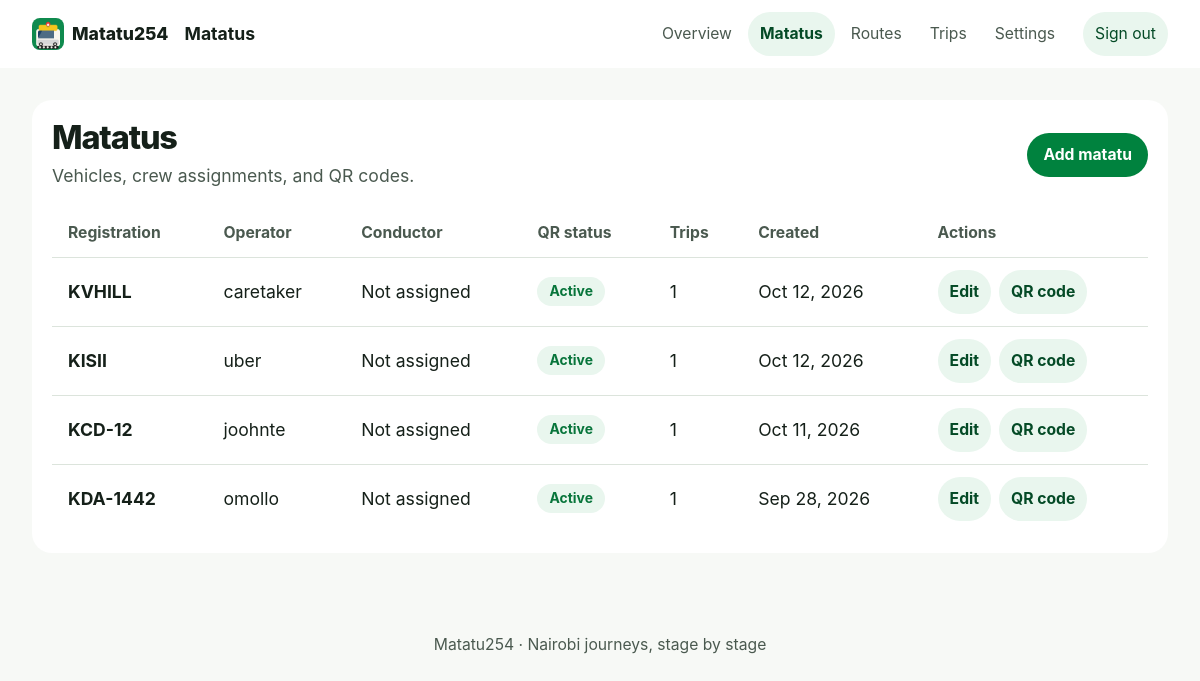
/management/matatus/ (signed in), run on the app's committed database.
### fleet/models.py (models this page shows, shortened)
class Matatu(models.Model):
	registration_number = models.CharField(max_length=20, unique=True)
	operator = models.CharField(max_length=255)
	owner = models.ForeignKey(settings.AUTH_USER_MODEL, on_delete=models.CASCADE, related_name="matatus", null=True, blank=True)
	created_at = models.DateTimeField(auto_now_add=True)

class QRCode(models.Model):
	class Status(models.TextChoices):
		ACTIVE = "active", "Active"
		INACTIVE = "inactive", "Inactive"
	matatu = models.OneToOneField(
		Matatu,
		on_delete=models.CASCADE,
		related_name="qr_code",
	)
	code_value = models.TextField(unique=True)
	status = models.CharField(
		max_length=8,
		choices=Status.choices,
		default=Status.ACTIVE,
	)

### management/views.py (the view)
# urls.py: path("matatus/", views.matatu_list, name="matatu-list"),
@login_required
@user_passes_test(is_admin)
def matatu_list(request):
    matatus = Matatu.objects.annotate(
        trip_count=Count('activetrip'),
        qr_status=Count('qr_code')
    ).order_by('-created_at')
    return render(request, "management/matatu_list.html", {'matatus': matatus})

### management/views.py (called while the page is built)
def is_admin(user):
    return user.is_authenticated and user.role == 'ADMIN'

### management/templates/management/matatu_list.html (shortened to what this page needs)
{% extends 'base.html' %}
{% block app_title %}Matatus{% endblock %}
{% block content %}
<section class="page-shell admin-list">
  <header class="page-heading"><div><h1>Matatus</h1><p>Vehicles, crew assignments, and QR codes.</p></div><a class="btn btn-primary" href="{% url 'management:matatu-create' %}">Add matatu</a></header>
  {% if matatus %}
    <div class="surface table-wrap"><table><thead><tr><th>Registration</th><th>Operator</th><th>Conductor</th><th>QR status</th><th>Trips</th><th>Created</th><th>Actions</th></tr></thead><tbody>
      {% for matatu in matatus %}<tr>
        <td><strong>{{ matatu.registration_number }}</strong></td><td>{{ matatu.operator }}</td>
        <td>{{ matatu.conductor.username|default:'Not assigned' }}</td>
        <td>{% if matatu.qr_code %}<span class="badge{% if matatu.qr_code.status == 'active' %} badge-success{% else %} badge-error{% endif %}">{{ matatu.qr_code.get_status_display }}</span>{% else %}<span class="badge">No QR</span>{% endif %}</td>
        <td>{{ matatu.trip_count }}</td><td>{{ matatu.created_at|date:'M j, Y' }}</td>
        <td><div class="table-actions"><a class="btn btn-secondary btn-sm" href="{% url 'management:matatu-edit' matatu.pk %}">Edit</a><a class="btn btn-secondary btn-sm" href="{% url 'management:matatu-qr' matatu.pk %}">QR code</a></div></td>
      </tr>{% endfor %}
    </tbody></table></div>
  {% else %}<div class="surface empty-state"><h2>No matatus yet</h2><p>Add a vehicle to create its QR code and connect a route.</p><a class="btn btn-primary" href="{% url 'management:matatu-create' %}">Add matatu</a></div>{% endif %}
</section>
{% endblock %}

### static/css/tokens.css (style rules this page uses)
:root { color-scheme: light; --brand-50: #e9f6ee; --brand-100: #ccead7; --brand-200: #a1d8b6; --brand-300: #71c18f; --brand-400: #44a96c; --brand-500: #00823e; --brand-600: #08753b; --brand-700: #075f32; --brand-800: #044a26; --brand-900: #03351c; --success: #08753b; --success-soft: #e9f6ee; --warning: #875700; --warning-soft: #fff3d6; --danger: #a33b30; --danger-soft: #fcebe8; --neutral-0: #ffffff; --neutral-50: #f7f9f6; --neutral-100: #edf1ed; --neutral-200: #dce4dc; --neutral-300: #c2cdc4; --neutral-400: #95a198; --neutral-500: #69776e; --neutral-600: #4a594f; --neutral-700: #344238; --neutral-800: #202d24; --neutral-900: #152019; --ink: var(--neutral-900); --ink-muted: var(--neutral-600); --surface: var(--neutral-0); --surface-raised: var(--neutral-0); --background: var(--neutral-50); --border: var(--neutral-200); --focus: #8b5d00; --skip-link-foreground: var(--neutral-0); --font-sans: Inter, ui-sans-serif, system-ui, -apple-system, BlinkMacSystemFont, "Segoe UI", sans-serif; --text-xs: clamp(.8125rem, .78rem + .12vw, .875rem); --text-sm: clamp(.9rem, .86rem + .16vw, .98rem); --text-md: clamp(1rem, .96rem + .2vw, 1.1rem); --text-lg: clamp(1.2rem, 1.06rem + .48vw, 1.5rem); --text-xl: clamp(1.55rem, 1.2rem + 1.1vw, 2.25rem); --text-display: clamp(2.4rem, 1.5rem + 4vw, 4.8rem); --line-tight: 1.08; --line-normal: 1.5; --space-0: 0; --space-1: .25rem; --space-0-25: .0625rem; --space-0-5: .125rem; --space-0-75: .1875rem; --space-1-5: .375rem; --space-2-5: .625rem; --space-3-5: .875rem; --space-2: .5rem; --space-3: .75rem; --space-4: 1rem; --space-5: 1.25rem; --space-6: 1.5rem; --space-8: 2rem; --space-10: 2.5rem; --space-12: 3rem; --space-16: 4rem; --space-20: 5rem; --space-24: 6rem; --space-25: 6.25rem; --space-30: 7.5rem; --page-gutter: clamp(var(--space-4), 4vw, var(--space-8)); --space-fluid-3: 3vw; --space-fluid-4: 4vw; --space-fluid-5: 5vw; --space-fluid-6: 6vw; --space-fluid-auth: 7vh; --page-shell-width: 68rem; --content-width: 76rem; --reading-width: 44rem; --screen-min-width: 20rem; --topbar-height: 3.25rem; --form-panel-width: 34rem; --form-large-width: 48rem; --scan-frame-max: 25rem; --scan-viewfinder-max: 15rem; --qr-image-max: 18.75rem; --stage-sticky-top: 4rem; --bottom-tabs-offset: 4.25rem; --home-min-height: 62vh; --landing-min-height: 75svh; --viewport-min-height: 100vh; --focus-outline-width: .1875rem; --stroke-2: .125rem; --stroke-3: .1875rem; --stroke-4: .25rem; --icon-size: 1.35rem; --route-map-label-size: 14px; --map-min-height: 22rem; --map-min-height-mobile: 15rem; --touch-target: 2.75rem; --border-width: 1px; --link-offset: .18em; --heading-tracking: -.035em; --title-tracking: -.06em; --title-line-height: .98; --small-hover-rise: -.0625rem; --small-press-scale: .97; --meter-line-height: .125rem; --route-stage-line: .1875rem; --scan-frame-width: 70vw; --scan-finder-width: 56vw; --scan-pulse-travel: 6rem; --scan-pulse-opacity: .65; --scan-line-opacity: .55; --scan-marker-scale: 1.18; --count-change-scale: 1.04; --content-arrive-opacity: .35; --tab-arrive-scale: .25; --page-shift-distance: var(--space-4); --table-min-column: 17rem; --qr-page-width: 45rem; --home-route-text-min: 3.5rem; --scan-video-ratio-x: 4; --scan-video-ratio-y: 3; --route-map-ratio-x: 5; --route-map-ratio-y: 3; --scan-window-border: var(--stroke-4); --visually-hidden-size: 1px; --border-radius-full: 50%; --content-stagger-1: 30ms; --content-stagger-2: 60ms; --content-stagger-3: 90ms; --content-stagger-4: 120ms; --content-stagger-5: 150ms; --tabbar-wide-width: 28rem; --tabbar-wide-transform-hidden: 150%; --content-limit-hero-wide: 15ch; --home-route-min-mobile: 2.75rem; --landing-title-mobile-min: 2.7rem; --landing-title-mobile-max: 4.2rem; --ticket-title-mobile-max: 4rem; --landing-title-mobile-width: 13vw; --ticket-title-mobile-width: 14vw; --ticket-mobile-height: 62svh; --landing-desktop-column-min: 20rem; --scan-desktop-column-min: 16rem; --map-min-height-mobile: 15rem; --motion-off-duration: .01ms; --radius-sm: .5rem; --radius-md: .875rem; --radius-lg: 1.25rem; --radius-xl: 1.75rem; --radius-pill: 999px; --shadow-float: 0 1rem 2.5rem rgb(21 32 25 / .14); --shadow-sheet: 0 .5rem 1.5rem rgb(21 32 25 / .09); --z-base: 0; --z-content: 1; --z-header: 20; --z-tabbar: 30; --z-banner: 40; --z-dialog: 50; --dur-fast: 150ms; --dur-base: 250ms; --dur-slow: 400ms; --dur-skeleton: 1400ms; --dur-scan: 2s; --dur-pulse: 1600ms; --ease-out: cubic-bezier(.22, 1, .36, 1); --ease-standard: cubic-bezier(.2, 0, 0, 1); }

### data on the page
Matatu: registration_number "KVHILL", operator "caretaker", conductor.username "Not assigned", qr_code.status "Active", trip_count "1", created_at "Oct 12, 2026"
Matatu: registration_number "KISII", operator "uber", conductor.username "Not assigned", qr_code.status "Active", trip_count "1", created_at "Oct 12, 2026"
Matatu: registration_number "KCD-12", operator "joohnte", conductor.username "Not assigned", qr_code.status "Active", trip_count "1", created_at "Oct 11, 2026"
Matatu: registration_number "KDA-1442", operator "omollo", conductor.username "Not assigned", qr_code.status "Active", trip_count "1", created_at "Sep 28, 2026"
